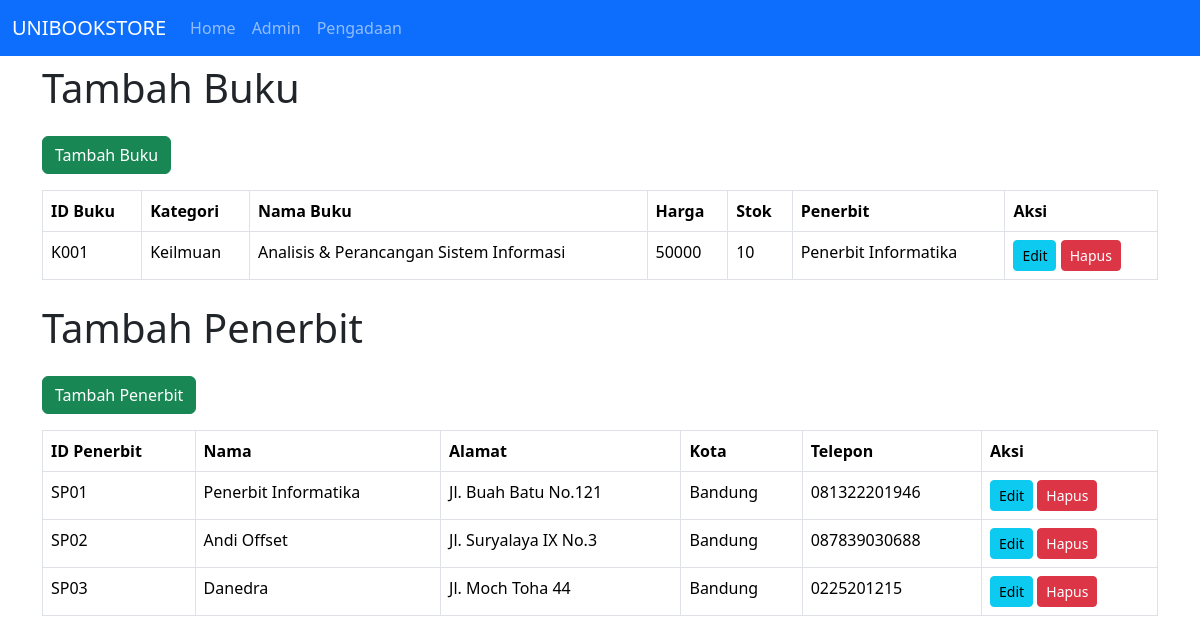
The app's page /admin.php with its own data.
### tables this page shows
CREATE TABLE `tabel_buku` (
  `id_buku` varchar(10) NOT NULL,
  `kategori` varchar(30) NOT NULL,
  `nama_buku` text NOT NULL,
  `harga` int(20) NOT NULL,
  `stok` varchar(10) NOT NULL,
  `penerbit` varchar(30) NOT NULL
);

CREATE TABLE `tabel_penerbit` (
  `id_penerbit` varchar(10) NOT NULL,
  `nama` varchar(50) NOT NULL,
  `alamat` text NOT NULL,
  `kota` varchar(30) NOT NULL,
  `telepon` varchar(20) NOT NULL
);

### koneksi/koneksi.php (called while the page is built, shortened)
<?php
$hostToRoot = "http://localhost/UNIBOOKSTORE/";

### functions/functions.php (called while the page is built, shortened)
<?php
require __DIR__ . "/../koneksi/koneksi.php";
function tampilData($request)
{
    global $pdo;
    $query = $pdo->prepare($request);
    $query->execute();
    $row = $query->fetchAll(PDO::FETCH_OBJ);
    return $row;
}

### admin.php (the view, shortened to what this page needs)
<?php
require __DIR__ . "/functions/functions.php";
$queryBuku = tampilData("SELECT * FROM tabel_buku");
$countBuku = count($queryBuku);
$queryPenerbit = tampilData("SELECT * FROM tabel_penerbit");
$countPenerbit = count($queryPenerbit);
?>
<?php require __DIR__ . "/layouts/resources.php"; ?>
<?php require __DIR__ . "/layouts/navbar.php"; ?>
<div class="container">
    <h1 class="mt-2">Tambah Buku</h1>
    <a href="<?= $hostToRoot ?>tambah-buku"><button class="btn btn-success mt-3">Tambah Buku</button></a>
    <div class="table-responsive">
        <table class="table table-bordered table-hover mt-3">
            <thead>
                <tr>
                    <th>ID Buku</th>
                    <th>Kategori</th>
                    <th>Nama Buku</th>
                    <th>Harga</th>
                    <th>Stok</th>
                    <th>Penerbit</th>
                    <th>Aksi</th>
                </tr>
            </thead>
            <tbody>
                <?php if ($countBuku < 1) : ?>
                    <tr>
                        <td colspan="6" align="center">Tidak terdapat data yang ditemukan</td>
                    </tr>
                <?php else : ?>
                    <?php foreach ($queryBuku as $data) : ?>
                        <tr>
                            <td><?= $data->id_buku ?></td>
                            <td><?= $data->kategori ?></td>
                            <td><?= $data->nama_buku ?></td>
                            <td><?= $data->harga ?></td>
                            <?php if ($data->stok <= 5) : ?>
                                <td><span class="text-danger"><b><?= $data->stok ?> (Perlu Re-Stock)</b></span></td>
                            <?php else : ?>
                                <td><?= $data->stok ?></td>
                            <?php endif; ?>
                            <td><?= $data->penerbit ?></td>
                            <td>
                                <a href="<?= $hostToRoot ?>edit-buku?id_buku=<?= $data->id_buku ?>"><button class="btn btn-info btn-sm">Edit</button></a>
                                <a href="<?= $hostToRoot ?>functions/hapus-buku?id_buku=<?= $data->id_buku ?>"><button class="btn btn-danger btn-sm" onclick="return confirm('Apakah anda yakin ingin menghapus data buku <?= $data->nama_buku ?>?')">Hapus</button></a>
                            </td>
                        </tr>
                    <?php endforeach; ?>
                <?php endif; ?>
            </tbody>
        </table>
    </div>
    <h1 class="mt-2">Tambah Penerbit</h1>
    <a href="<?= $hostToRoot ?>tambah-penerbit"><button class="btn btn-success mt-3">Tambah Penerbit</button></a>
    <div class="table-responsive">
        <table class="table table-bordered table-hover mt-3">
            <thead>
                <tr>
                    <th>ID Penerbit</th>
                    <th>Nama</th>
                    <th>Alamat</th>
                    <th>Kota</th>
                    <th>Telepon</th>
                    <th>Aksi</th>
                </tr>
            </thead>
            <tbody>
                <?php if ($countPenerbit < 1) : ?>
                    <tr>
                        <td colspan="6" align="center">Tidak terdapat data yang ditemukan</td>
                    </tr>
                <?php else : ?>
                    <?php foreach ($queryPenerbit as $data) : ?>
                        <tr>
                            <td><?= $data->id_penerbit ?></td>
                            <td><?= $data->nama ?></td>
                            <td><?= $data->alamat ?></td>
                            <td><?= $data->kota ?></td>
                            <td><?= $data->telepon ?></td>
                            <td>
                                <a href="<?= $hostToRoot ?>edit-penerbit?id_penerbit=<?= $data->id_penerbit ?>"><button class="btn btn-info btn-sm">Edit</button></a>
                                <a href="<?= $hostToRoot ?>functions/hapus-penerbit?id_penerbit=<?= $data->id_penerbit ?>"><button class="btn btn-danger btn-sm" onclick="return confirm('Apakah anda yakin ingin menghapus data penerbit <?= $data->nama ?>?')">Hapus</button></a>
                            </td>
                        </tr>
                    <?php endforeach; ?>
                <?php endif; ?>
            </tbody>
        </table>
    </div>
</div>
<?php require __DIR__ . "/layouts/footer.php"; ?>

### layouts/resources.php (shortened to what this page needs)
<!DOCTYPE html>
<html lang="en">
<head>
    <link rel="stylesheet" href="https://cdn.jsdelivr.net/npm/bootstrap@5.3.2/dist/css/bootstrap.min.css">
</head>
<body>

### layouts/navbar.php (shortened to what this page needs)
<nav class="navbar navbar-expand-lg navbar-dark bg-primary">
    <div class="container-fluid">
        <a class="navbar-brand" href="<?= $hostToRoot ?>index">UNIBOOKSTORE</a>
        <div class="collapse navbar-collapse" id="navbarColor02">
            <ul class="navbar-nav me-auto mb-2 mb-lg-0">
                <li class="nav-item">
                    <a class="nav-link" aria-current="page" href="<?= $hostToRoot ?>index">Home</a>
                </li>
                <li class="nav-item">
                    <a class="nav-link" href="<?= $hostToRoot ?>admin">Admin</a>
                </li>
                <li class="nav-item">
                    <a class="nav-link" href="<?= $hostToRoot ?>pengadaan">Pengadaan</a>
                </li>
            </ul>
        </div>
    </div>
</nav>

### layouts/footer.php (shortened to what this page needs)
</body>
</html>

### records on screen
tabel_buku: id_buku "K001", kategori "Keilmuan", nama_buku "Analisis & Perancangan Sistem Informasi", harga "50000", stok "10", penerbit "Penerbit Informatika"
tabel_penerbit: id_penerbit "SP01", nama "Penerbit Informatika", alamat "Jl. Buah Batu No.121", kota "Bandung", telepon "081322201946"
tabel_penerbit: id_penerbit "SP02", nama "Andi Offset", alamat "Jl. Suryalaya IX No.3", kota "Bandung", telepon "087839030688"
tabel_penerbit: id_penerbit "SP03", nama "Danedra", alamat "Jl. Moch Toha 44", kota "Bandung", telepon "0225201215"
